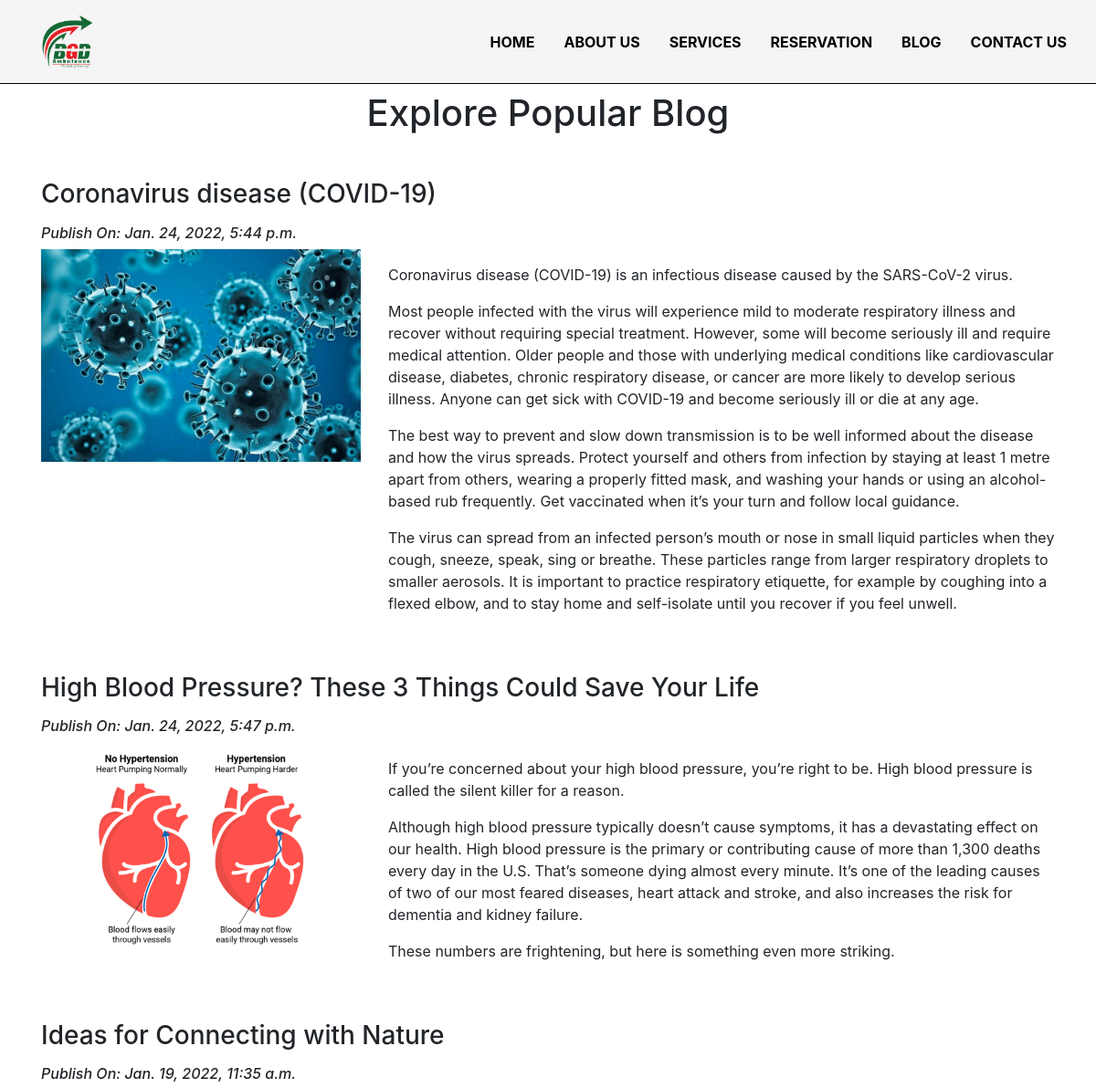
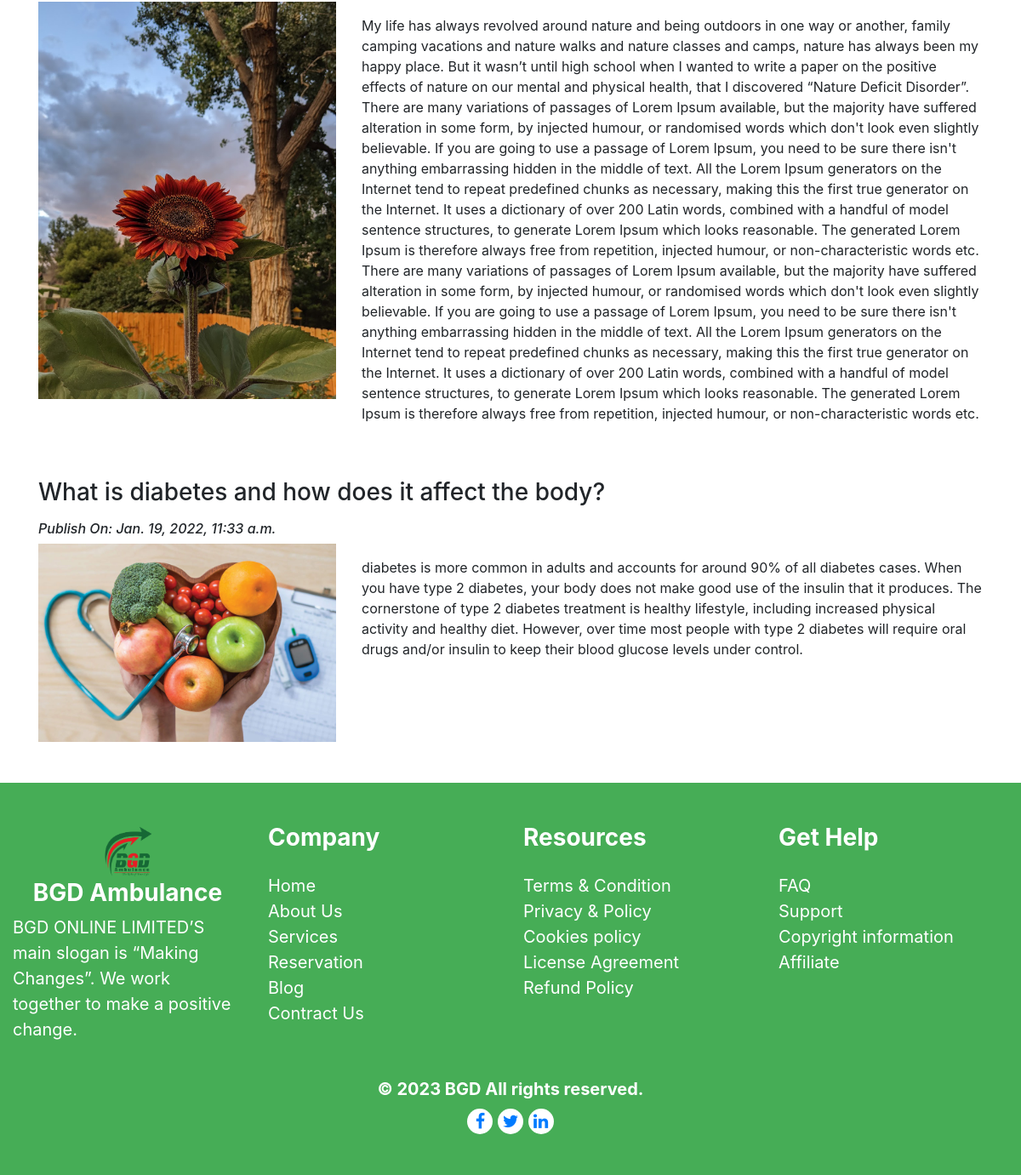
Screenshot of /blog/ with the database file from the repository (2 pictures, top to bottom).
### learn_app/models.py (models this page shows, shortened)
class Logo(models.Model):
    logo_image = models.ImageField(upload_to='logo_images', verbose_name='Image', blank=True, null=True)

class Blog(models.Model):
    blog_title = models.CharField(max_length=255, verbose_name='Put a Title')
    blog_content = models.TextField(verbose_name='Blog Content Write Here')
    blog_image = models.ImageField(upload_to='blog_images', verbose_name='Image', blank=True, null=True)
    publish_date = models.DateTimeField(auto_now_add=True)
    update_date = models.DateTimeField(auto_now=True)
    class Meta:
        ordering = ['-publish_date',]

### learn_app/views.py (the view)
# urls.py: path('blog/', views.blog, name='blog'),
def blog(request):
    logo_information = Logo.objects.order_by('logo_image')
    blog_details = Blog.objects.order_by('blog_title')
    background_information = Background.objects.order_by('first_background_title')
    diction ={'title':'Blog Page', 'blog_details': blog_details, 'logo_information': logo_information, 'background_information': background_information}
    return render(request,'learn_app/blog.html', context = diction)

### templates/learn_app/blog.html
{% extends 'base.html' %}
{% load static %}
{% block body_block %}
<div style="margin-top: 100px;">
    <h1 class="text-center mb-5 mt-5">Explore Popular Blog</h1>
    <section id="blogpage">
        <div class="container">
            {% for row in blog_details %}
            <h3 class="mt-5 mb-3">{{ row.blog_title }}</h3>
            <i>
                <h6>Publish On: {{row.publish_date}}</h6>
            </i>
            <div class="row">
                <div class="col-sm-4">
                    <img src="/media/{{row.blog_image}}" width="100%">
                </div>
                <div class="col-sm-8">
                    <p class="text-justify">{{ row.blog_content | linebreaks }}</p>
                </div>
            </div>
            {% endfor %}
        </div>
    </section>
</div>
{% endblock %}

### templates/base.html (shortened to what this page needs)
<!DOCTYPE html>
{% load static %}
<html lang="en">
<head>
  <link rel="stylesheet" href="{% static 'css/style.css' %}">
  <link rel="stylesheet" href="https://cdn.jsdelivr.net/npm/bootstrap@4.5.3/dist/css/bootstrap.min.css"
>
  <link rel="stylesheet" href="https://cdnjs.cloudflare.com/ajax/libs/font-awesome/4.7.0/css/font-awesome.min.css">
</head>
<body>
  <div class="container-fluid p-0">
    <header>
      <nav class="navbar navbar-expand-lg sticky-top" style="position: fixed;
            width: 100%;
            top: 0; background-color: whitesmoke; border-bottom: black 1px solid;">
        {% for row in logo_information %}
        <a class="navbar-brand" href="{% url 'learn_app:home' %}"><img src="/media/{{row.logo_image}}" alt=""></a>
        {% endfor %}
        <div class="collapse navbar-collapse" id="navbarNavAltMarkup">
          <div class="navbar-nav ml-auto">
            <a class="nav-link active" href="{% url 'learn_app:home' %}">Home<span class="sr-only">(current)</span></a>
            <a class="nav-link" href="{% url 'learn_app:about' %}">About Us</a>
            <a class="nav-link" href="{% url 'learn_app:services' %}">Services</a>
            <a class="nav-link" href="{% url 'learn_app:reservation' %}">Reservation</a>
            <a class="nav-link" href="{% url 'learn_app:blog' %}">Blog</a>
            <a class="nav-link" href="{% url 'learn_app:contact' %}">Contact Us</a>
          </div>
        </div>
      </nav>
    </header>
    {% block body_block %}
    {% endblock %}
    <footer>
      <div class="container-fluid footer-colour">
        <div class="row mt-5 pt-5 pb-5">
          <div class="col-12 col-lg-3">
            <ul class="text-center text-white list-unstyled">
              {% for row in logo_information %}
              <a class="logo-footer" href="{% url 'learn_app:home' %}"><img src="/media/{{row.logo_image}}" alt=""></a>
              {% endfor %}
              <h3 class="font-weight-bold">BGD Ambulance</h3>
              <p class="mr-2" style="text-align: left;">BGD ONLINE LIMITED’S main slogan is “Making Changes”. We work
                together to make a positive change.</p>
            </ul>
          </div>
          <div class="col-12 col-lg-3">
            <ul class="quick-link text-white list-unstyled" style="text-align: left;">
              <h3 class="font-weight-bold pb-3">Company</h3>
              <li><a href="{% url 'learn_app:home' %}">Home</a></li>
              <li><a href="{% url 'learn_app:about' %}">About Us</a></li>
              <li><a href="{% url 'learn_app:services' %}">Services</a></li>
              <li><a href="{% url 'learn_app:reservation' %}">Reservation</a></li>
              <li><a href="{% url 'learn_app:blog' %}">Blog</a></li>
              <li><a href="{% url 'learn_app:contact' %}">Contract Us</a></li>
            </ul>
          </div>
          <div class="col-12 col-lg-3">
            <ul class="resources text-white list-unstyled" style="text-align: left;">
              <h3 class="font-weight-bold pb-3">Resources</h3>
              <li><a href="#">Terms & Condition</a></li>
              <li><a href="#">Privacy & Policy</a></li>
              <li><a href="#">Cookies policy</a></li>
              <li><a href="#">License Agreement</a></li>
              <li><a href="#">Refund Policy</a></li>
            </ul>
          </div>
          <div class="col-12 col-lg-3">
            <ul class="resources text-white list-unstyled" style="text-align: left;">
              <h3 class="font-weight-bold pb-3">Get Help</h3>
              <li><a href="#">FAQ</a></li>
              <li><a href="#">Support</a></li>
              <li><a href="#">Copyright information</a></li>
              <li><a href="#">Affiliate</a></li>
            </ul>
          </div>
          <div class="container text-center mt-3">
            <p class="text-white mb-0 py-2 font-weight-bold">© 2023 BGD All rights reserved.</p>
          </div>
          <div class="container text-center">
            <a href="#"><i class="fa fa-facebook"></i></a>
            <a href="#"><i class="fa fa-twitter"></i></a>
            <a href="#"><i class="fa fa-linkedin"></i></a>
          </div>
        </div>
      </div>
    </footer>
  </div>
</body>
</html>

### static/css/style.css (style rules this page uses)
.navbar-brand img { height: 65px; width: 65px; margin-left: 25px; }
.nav-link { text-transform: uppercase; font-weight: bold; margin: 8px; color: black; }
.quick-link li a { color: white; }
.resources li a { color: white; }
.fa { background-color: white; height: 30px; width: 30px; border-radius: 50px; padding: 5px; }
.logo-footer img { height: 65px; width: 65px; }
.footer-colour { background-color: #46ad56; font-size: 20px; }

### rows the page displays
Logo: logo_image (picture)
Blog: blog_title "Coronavirus disease (COVID-19)", publish_date "Jan. 24, 2022, 5:44 p.m.", blog_image (picture), blog_content "Coronavirus disease (COVID-19) is an infectious disease caused by the SARS-CoV-2 virus. Most people infected with the virus will experience mild to moderate respiratory illness and recover without requiring special treatment. However, some will become seriously ill and require medical attention. Older people and those with underlying medical conditions like cardiovascular disease, diabetes, chronic respiratory disease, or cancer are more likely to develop serious illness. Anyone can get sick with COVID-19 and become seriously ill or die at any age. The best way to prevent and slow down transmission is to be well informed about the disease and how the virus spreads. Protect yourself and…"
Blog: blog_title "High Blood Pressure? These 3 Things Could Save Your Life", publish_date "Jan. 24, 2022, 5:47 p.m.", blog_image (picture), blog_content "If you’re concerned about your high blood pressure, you’re right to be. High blood pressure is called the silent killer for a reason. Although high blood pressure typically doesn’t cause symptoms, it has a devastating effect on our health. High blood pressure is the primary or contributing cause of more than 1,300 deaths every day in the U.S. That’s someone dying almost every minute. It’s one of the leading causes of two of our most feared diseases, heart attack and stroke, and also increases the risk for dementia and kidney failure. These numbers are frightening, but here is something even more striking."
Blog: blog_title "Ideas for Connecting with Nature", publish_date "Jan. 19, 2022, 11:35 a.m.", blog_image (picture), blog_content "My life has always revolved around nature and being outdoors in one way or another, family camping vacations and nature walks and nature classes and camps, nature has always been my happy place. But it wasn’t until high school when I wanted to write a paper on the positive effects of nature on our mental and physical health, that I discovered “Nature Deficit Disorder”. There are many variations of passages of Lorem Ipsum available, but the majority have suffered alteration in some form, by injected humour, or randomised words which don't look even slightly believable. If you are going to use a passage of Lorem Ipsum, you need to be sure there isn't anything embarrassing hidden in the middle…"
Blog: blog_title "What is diabetes and how does it affect the body?", publish_date "Jan. 19, 2022, 11:33 a.m.", blog_image (picture), blog_content "diabetes is more common in adults and accounts for around 90% of all diabetes cases. When you have type 2 diabetes, your body does not make good use of the insulin that it produces. The cornerstone of type 2 diabetes treatment is healthy lifestyle, including increased physical activity and healthy diet. However, over time most people with type 2 diabetes will require oral drugs and/or insulin to keep their blood glucose levels under control."
